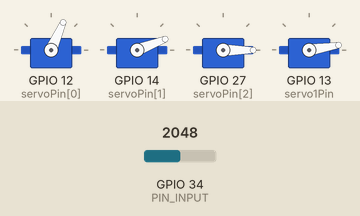
This program was run on a simulated ESP32. Parts: 4 × servo. Inputs (shaded band) come from the test bench; at power-on: GPIO 34 (PIN_INPUT) = 2048. WiFi joins after 1.5 s; servers stay silent unless stated.

Above: at 3.07 s.
3.1 s: GPIO 34 (PIN_INPUT) set to 1228
At 3.7 s:
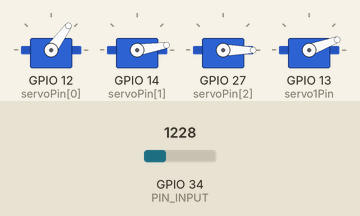
At 4.49 s:
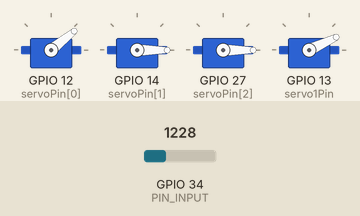
6.1 s: GPIO 34 (PIN_INPUT) set to 3603
At 8.1 s:
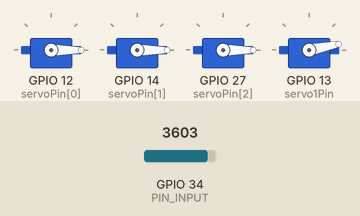
9.1 s: GPIO 34 (PIN_INPUT) set to 491
12.1 s: GPIO 34 (PIN_INPUT) set to 50
Timing chart, 0 to 15.5 s (numbered marks = the images above; inputs shaded):
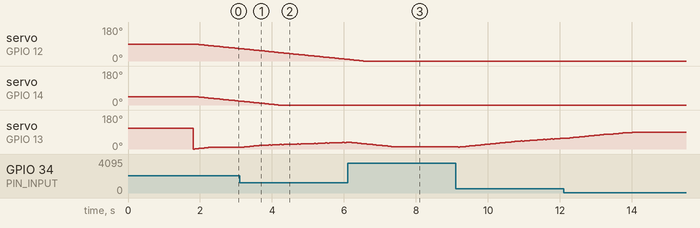

The program:

main.cpp
```cpp
#include <Arduino.h>
#include <Servo.h>
#include <PID_v1.h>
#include <WiFi.h>
#include <WiFiClient.h>
#include <BlynkSimpleEsp32.h>
#include <math.h>

// /////////////////////////////////////////////////////////////// BLYNK ////////////////////////////////////////////////////////////////////////
#define BLYNK_TEMPLATE_ID "TMPLnngYVr9K"
#define BLYNK_TEMPLATE_NAME "Quickstart Device"
#define BLYNK_AUTH_TOKEN "wmwfA7jZpFscUvKPsR3mnUnWaRoWcHXE"

// #define BLYNK_PRINT Serial

// Your WiFi credentials.
// Set password to "" for open networks.
char ssid[] = "Mired";
char pass[] = "Mired.123456";

// //////////////////////////////////////////////////////////////////////////////////////////////////////////////////////////////////////////////

// // Constantes del control PID
// double Kp = 0.2;  // Constante proporcional
// double Ki = 0.48; // Constante integral
// double Kd = 0.1;  // Constante derivativa

double Kp = 0.2;  // Constante proporcional
double Ki = 0.2;  // Constante integral
double Kd = 0.03; // Constante derivativa

// // Variables del control PID
double setpoint = 90.0; // Valor deseado del servo
double input = 0.0;     // Valor actual del servo
double output = 0.0;    // Salida del control PID

// // Configuración del servo
const int PIN_INPUT = 34;
Servo servos[3];
Servo servo1;
const int servoPin[3] = {12, 14, 27};
const int servo1Pin = 13;
// // Crea el objeto PID

PID myPID(&input, &output, &setpoint, Kp, Ki, Kd, DIRECT);

int cont = 0;
int inputValue = 0;

int /*px = 50.0, py = 30.0,*/ L1 = 8.0, L2 = 11.0, L3 = 13.0, L4 = 2.0, L5 = 13.0;
double theta1, theta2, theta3, theta4;
const double pi = 3.1415;
unsigned long tiempoInicial;
unsigned long intervalo = 20;
bool flag = false;
bool flag1 = false;
bool flag2 = false;
bool flag3 = false;

double thetaAnterior[3];

enum State
{
  STANDBY,
  MOVE_SERVOS,
  WAIT_SERVOS,
  FINISH
};
State currentState = STANDBY;

// State machine timings
unsigned long stateStartTime;
const unsigned long moveServosTime = 1000;
const unsigned long waitServosTime = 50;

void control();
void establecerSetpoint();
void inversa(int px, int py);
void movimiento();
void handleTerminalInput();
void manual(int a, int b, int c, int d);

String mensaje;

BLYNK_WRITE(V1)
{
  mensaje = param.asStr();
  flag = true;
  if (mensaje == "m")
    flag3 = true;
  if (mensaje == "a")
    flag3 = false;
  // Envia una respuesta al terminal
}

void setup()
{
  Blynk.begin(BLYNK_AUTH_TOKEN, ssid, pass);
  //   // Configura los límites del control PID
  myPID.SetOutputLimits(10, 170);

  //   // Inicializa el control PID
  myPID.SetMode(AUTOMATIC);

  pinMode(PIN_INPUT, INPUT);

  for (int i = 0; i < 3; i++)
  {
    servos[i].attach(servoPin[i]);
    // servos[i].write(90);
    // thetaAnterior[i]=45;
  }
  thetaAnterior[0] = 90;
  thetaAnterior[1] = 45;
  servos[0].write(90);
  servos[1].write(45);
  servos[2].write(0);

  servo1.attach(servo1Pin);
  servo1.write(110);
  thetaAnterior[2] = 110;
  tiempoInicial = millis();

  Serial.begin(9600);
}

void loop()
{
  Blynk.run();
  ////////////////////////////////
  unsigned long currentTime = millis();
  switch (currentState)
  {
  case (STANDBY):
    Blynk.virtualWrite(V1, "Ingresa Posicion de este modo: x,y ");
    Blynk.virtualWrite(V1, "theta1: " + String(theta1));
    Blynk.virtualWrite(V1, "theta2: " + String(theta2));
    Blynk.virtualWrite(V1, "theta3: " + String(theta3));
    // if(mensaje!=NULL){
    handleTerminalInput();
    // mensaje = " ";
    //}
    currentState = MOVE_SERVOS;
    stateStartTime = currentTime;
    break;
  case MOVE_SERVOS:
    movimiento();
    control();
    currentState = WAIT_SERVOS;
    stateStartTime = currentTime;
    if (flag1 and flag2)
    {
      theta4 = 90;
      // if (currentTime - stateStartTime >= moveServosTime) {
      // }
    }
    break;
  case WAIT_SERVOS:
    if (currentTime - stateStartTime >= waitServosTime)
    {
      stateStartTime = currentTime;
      currentState = STANDBY;
    }
    break;
  }
  // inversa();
  // establecerSetpoint();
  // control();
  // movimiento();
}

void control()
{
  unsigned long tiempoActual = millis();
  // double output0 = output;
  if ((output <= (setpoint - 1.0)) or (output >= (setpoint + 1.0)))
  {
    inputValue = analogRead(PIN_INPUT);
    input = map(inputValue, 0, 4095, 10, 170);
    myPID.Compute();
    if (theta3 < output)
    {
      // for (auto i = output0; i <= output; i += 1.0)
      // {
      servo1.write(theta3++);
      //   while (tiempoActual - tiempoInicial <= intervalo)
      //   {
      //     tiempoActual = millis();
      //   }
      //   tiempoInicial = tiempoActual;
      // }
    }
    else if (theta3 > output)
    {
      // for (auto i = output0; i >= output; i -= 1.0)
      // {
      servo1.write(theta3--);
      // while (tiempoActual - tiempoInicial <= intervalo)
      // {
      //   tiempoActual = millis();
      // }
      // tiempoInicial = tiempoActual;
      // delay(100);
      //}
    }
    flag1 = false;
  }
  else
    flag1 = true;
}

void establecerSetpoint()
{
  setpoint = theta3;
  // if (mensaje != "")
  // {
  //   setpoint = mensaje.toDouble();
  //   Blynk.virtualWrite(V1, "setpoint = " + String(setpoint));
  //   mensaje = ""; // Limpia el mensaje después de utilizarlo
  // }
}

void inversa(int px, int py)
{
  if (px == 30 and py == 30)
  {
    theta1 = 0;
    theta2 = 45;
    theta3 = 90;
  }
  else
  {

    auto cosq3 = (px ^ 2 + 0 + py ^ 2 - L2 ^ 2 - L3 ^ 2) / (2 * L2 * L3);
    auto q3 = atan(sqrt(1 - cosq3 * cosq3) / cosq3);

    theta1 = (atan2(py, px) * 180) / pi;

    theta2 = abs(atan(py / px) - atan((L3 * sin(q3)) / (L2 + L3 * cosq3)) * 180 / pi);

    theta3 = q3 * 180 / pi;
  }
  // theta1 = atan(py / px)*(180)/3.1415;
  // double num = px*px + py*py - L1*L1 - L2*L2;
  // double denom = 2 * L1 * L2;
  // theta2 = acos(num / denom)*(-180)/3.1415;
  // double num1 = px*px + py*py - L1*L1 - L2*L2 - L3*L3;
  // double denom1 = 2 * L2 * L3;
  // theta3 = acos(num1 / denom1)*(180)/3.1415;

  // Blynk.virtualWrite(V1,"theta1: " + String(theta1));
  // Blynk.virtualWrite(V1,"theta2: " + String(theta2));
  // Blynk.virtualWrite(V1,"theta3: " + String(theta3));
}

void movimiento()
{
  if (thetaAnterior[0] < theta1)
  {
    servos[0].write(thetaAnterior[0]);
    thetaAnterior[0]++;
    flag2 = false;
  }
  else
  {
    servos[0].write(thetaAnterior[0]);
    thetaAnterior[0]--;
    flag2 = false;
  }
  if (thetaAnterior[1] < theta2)
  {
    servos[1].write(thetaAnterior[1]);
    thetaAnterior[1]++;
    flag2 = false;
  }
  else
  {
    servos[1].write(thetaAnterior[1]);
    thetaAnterior[1]--;
    flag2 = false;
  }
  servos[2].write(theta4);
  if ((thetaAnterior[0] == theta1) and (thetaAnterior[1] == theta2))
    flag2 = true;
}

void handleTerminalInput()
{
  if (flag)
  {
    flag = false;
    String input = mensaje;
    input.trim();

    if (input.length() > 0)
    {
      if (input.indexOf(',') != -1)
      {
        // Coordinates input
        int commaIndex = input.indexOf(',');
        int secondCommaIndex = input.indexOf(",", commaIndex + 1);
        int thirdCommaIndex = input.indexOf(",", secondCommaIndex + 1);
        String xStr = input.substring(0, commaIndex);
        String yStr = input.substring(commaIndex + 1, secondCommaIndex);
        String zStr = input.substring(secondCommaIndex + 1, thirdCommaIndex);
        String qStr = input.substring(thirdCommaIndex + 1);
        int x = xStr.toInt();
        int y = yStr.toInt();
        int z = zStr.toInt();
        int q = qStr.toInt();
        Blynk.virtualWrite(V1, "Punto final: " + String(x) + ";" + String(y));
        if (flag3)
        {
          manual(x, y, z, q);
        }
        else
        {
          inversa(x, y);
        }
      } // else {
      //   // Servo angles input
      //   String anglesStr = input;
      //   for (int i = 0; i < 4; i++) {
      //     int spaceIndex = anglesStr.indexOf(' ');
      //     if (spaceIndex != -1) {
      //       String angleStr = anglesStr.substring(0, spaceIndex);
      //       servoAngles[i] = angleStr.toInt();
      //       anglesStr = anglesStr.substring(spaceIndex + 1);
      //     } else {
      //       servoAngles[i] = anglesStr.toInt();
      //     }
      //   }
      //   moveServosToAngles();
      // }
    }
  }
}

void manual(int a, int b, int c, int d)
{
  theta1 = a;
  theta2 = b;
  theta3 = c;
  theta4 = d;
  movimiento();
  control();
}
```
